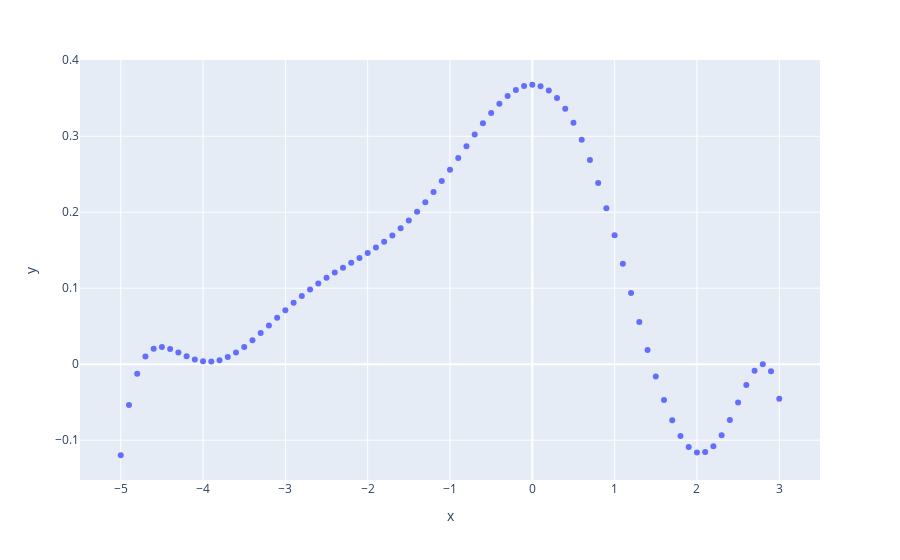
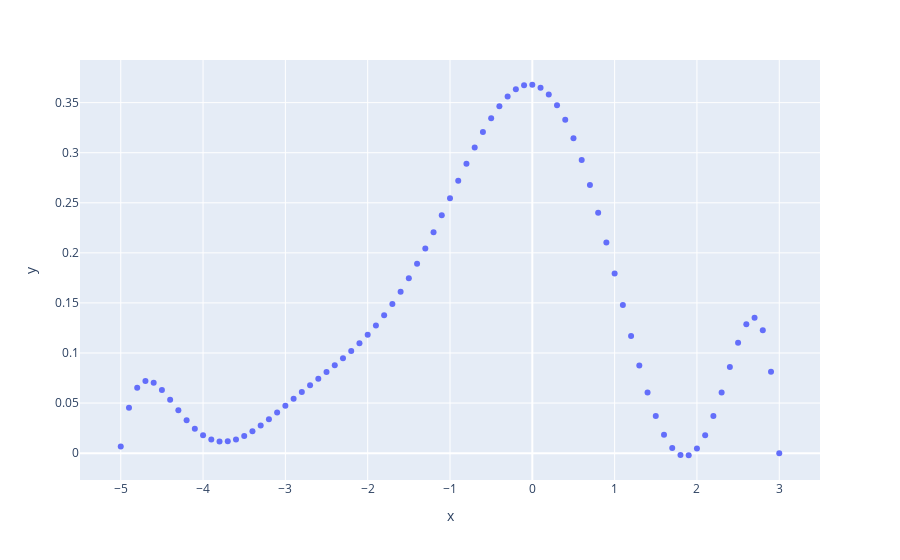
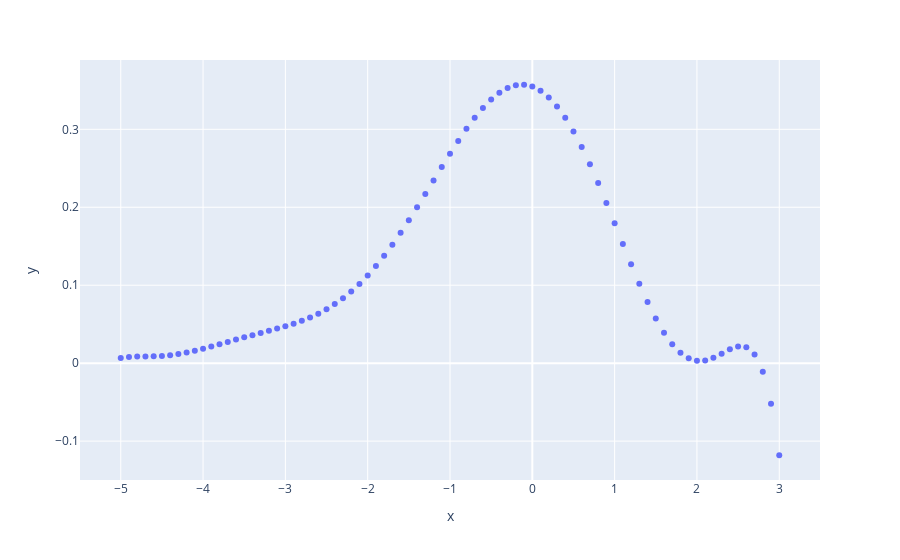

Notebook source saved alongside these figures, in order:
### Code cell
plot_interp(random_x_datapoints, random_y_datapoints, step_size, start, end, n_points)
plot_interp(equal_x_datapoints, equal_y_datapoints, step_size, start, end, n_points)
plot_interp(cheby_x_datapoints, cheby_y_datapoints, step_size, start, end, n_points)
